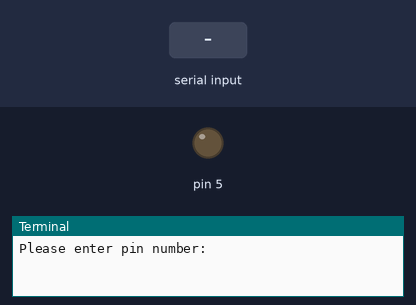
Bench run of a program on a simulated Raspberry Pi (header pin numbers). Shown: output pins drawn as LEDs (lit = HIGH), the last lines printed to the terminal. Dashed ring = blinking. Inputs (shaded band) come from the test bench.

Above: at 1.2 s.
1.3 s: "5" typed at the terminal, then Enter
2.8 s: "90" typed at the terminal, then Enter
At 3.6 s:
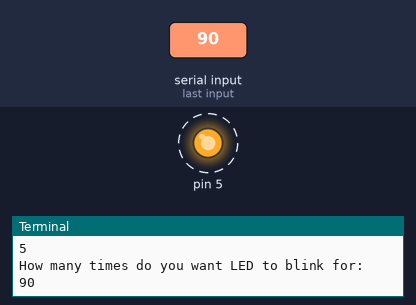
Timing chart, 0 to 11.8 s (numbered marks = the images above; inputs shaded):
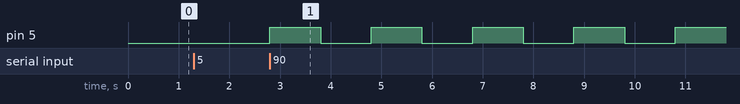

Measured:
- after the input at 2.8 s, pin 5: alternates HIGH for 1.0 s and LOW for 1.0 s, starting at once

The program:

assg_ls_04_01_d02m09y2022.py
```python
# assg_ls_04_01_d02m09y2022.py

# Import RPI Libary:
import RPi.GPIO as GPIO
# Import time module:
import time

# Setup RPI numbering system as BOARD
GPIO.setmode(GPIO.BOARD)

# Prompt user for Pin number:
pin_num = int(input("Please enter pin number: "))

# Prompt user for number of blinks:
num_blinks = int(input("How many times do you want LED to blink for: "))

# Setup RPI to use specified pin as output:
GPIO.setup(pin_num, GPIO.OUT)

for blink in range(0, num_blinks):
	GPIO.output(pin_num,1)    # Turn on LED
	time.sleep(1)    # Add a time delay
	GPIO.output(pin_num,0)    #  Turn off LED
	time.sleep(1)    # (ditto, i.e. Wait)

# Cleanup pin for next use:
GPIO.cleanup()
# assg_ls_04_01_d02m09y2022.py

# Import RPI Libary:
import RPi.GPIO as GPIO
# Import time module:
import time

# Setup RPI numbering system as BOARD
GPIO.setmode(GPIO.BOARD)

# Prompt user for Pin number:
pin_num = int(input("Please enter pin number: "))


# Setup RPI to use specified pin as output:
GPIO.setup(pin_num, GPIO.OUT)

# Prompt user for number of blinks:
# num_blinks = int(input("How many times do you want LED to blink for: "))


# Send signal to specified pin to turn on LED:
GPIO.output(pin_num, True)

# Add a time delay (or sleep) for LED to come on for 10 secs
# unless it will blink so fast that you will not see it
#before the program terminates):
time.sleep(10)

# Cleanup pin for next use:
GPIO.cleanup()
```
